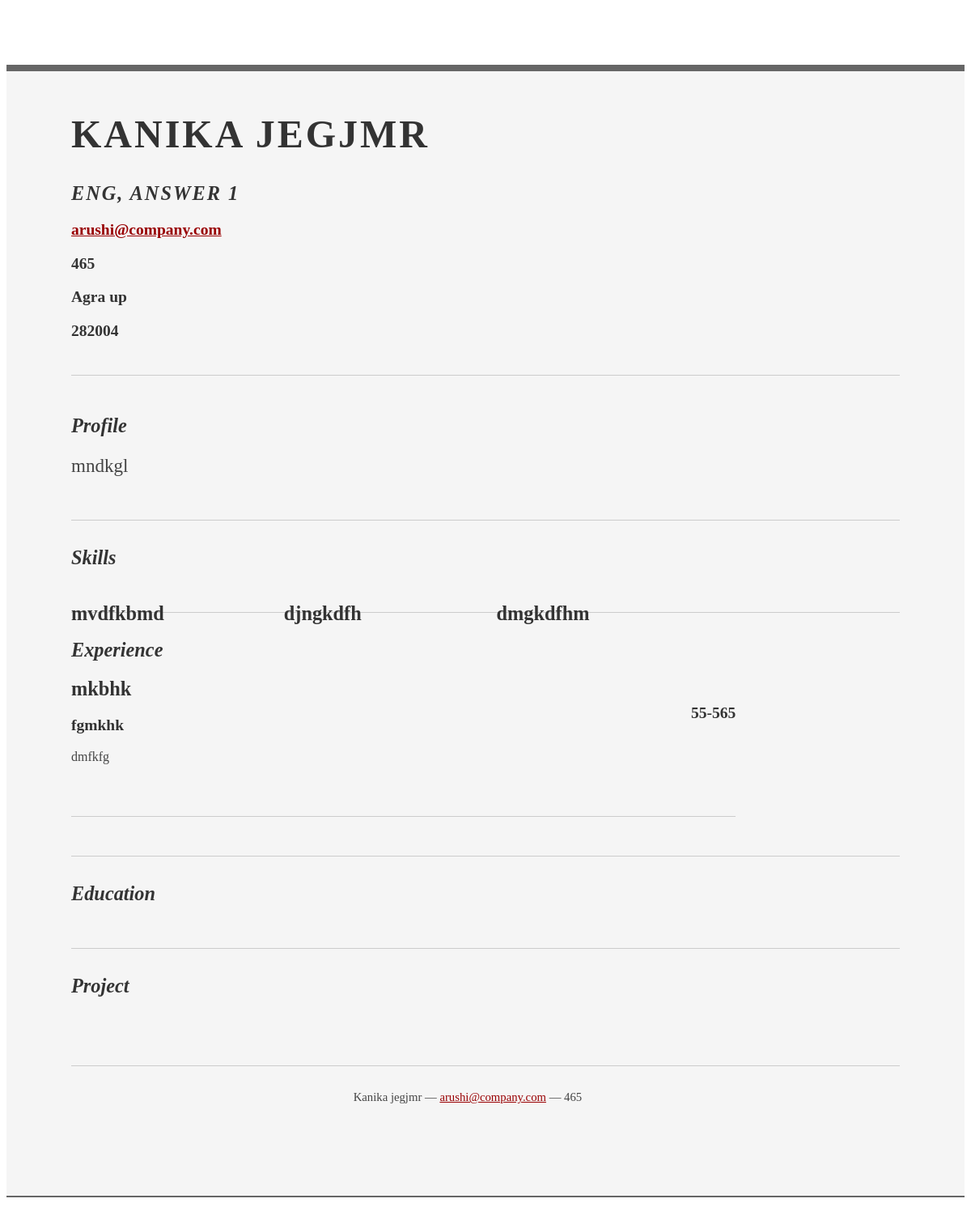
The app's page /addcv/mycv/36/1 (signed in) with its own data.
### addcv/models.py (models this page shows, shortened)
class person(models.Model):
    User = settings.AUTH_USER_MODEL
    added_by = models.ForeignKey(User,
        null=True, blank=True, on_delete=models.CASCADE)
    firstname=models.CharField(max_length=20, null=True)
    lastname=models.CharField(max_length=20, null=True)
    profession=models.CharField(max_length=20, null=True)
    title=models.CharField(max_length=20, null=True)
    city=models.CharField(max_length=30, null=True)
    state=models.CharField(max_length=30, null=True)
    pincode=models.IntegerField( null=True)
    phoneno=models.IntegerField( null=True)
    emailid=models.EmailField( null=True)
    profile=models.TextField(max_length=100, null=True)

class skill(models.Model):
    added_by = models.ForeignKey(person,
        null=True, blank=True, on_delete=models.CASCADE)
    skill1=models.CharField(max_length=40,blank=True)
    skill2 = models.CharField(max_length=40, blank=True)
    skill3=models.CharField(max_length=40,blank=True)

class experience(models.Model):
    added_by = models.ForeignKey(person,
        null=True, blank=True, on_delete=models.CASCADE)
    company=models.CharField(max_length=40)
    startingyear=models.IntegerField()
    endingyear=models.IntegerField()
    post=models.CharField(max_length=20)
    details=models.TextField(max_length=200)

### addcv/views.py (the view)
# urls.py: path('mycv/<int:person_id>/<int:my_id>', views.mycv, name='mycv'),
def mycv(request, person_id, my_id):
    current_user = request.user
    current_person = person.objects.get(added_by=current_user,id=person_id)
    cont = education.objects.filter(added_by=current_person)
    context = experience.objects.filter(added_by=current_person)
    pro = projects.objects.filter(added_by=current_person)
    ski=skill.objects.filter(added_by=current_person)
    if my_id == 1:
        return render(request, 'resumes/1/srt-resume.html', {'educations': cont, 'experiences': context,
        'projects':pro,'person':current_person,'skills':ski})

### addcv/templates/resumes/1/srt-resume.html (shortened to what this page needs)
<!DOCTYPE html PUBLIC "-//W3C//DTD XHTML 1.0 Strict//EN" "http://www.w3.org/TR/xhtml1/DTD/xhtml1-strict.dtd">
<html>
<head>
	<link rel="stylesheet" type="text/css" href="http://yui.yahooapis.com/2.7.0/build/reset-fonts-grids/reset-fonts-grids.css" media="all" />
	<link rel="stylesheet" type="text/css" href="resume.css" media="all" />
</head>
<body>
	<div id="doc2" class="yui-t7">
		<div id="inner">
			<div id="hd">
				<div class="yui-gc">
					<div class="yui-u first">
						<h1>{{person.firstname}} {{person.lastname}}</h1>
						<h2>{{person.profession}}, {{person.title}}</h2>
					</div>
					<div class="yui-u">
						<div class="contact-info">
							<h3><a href="mailto:name@yourdomain.com">{{person.emailid}}</a></h3>
							<h3>{{person.phoneno}}</h3>
							<h3>{{person.city}} {{person.state}}</h3>
							<h3>{{person.pincode}}</h3>
						</div>
					</div>
				</div>
			</div>
			<div id="bd">
				<div id="yui-main">
					<div class="yui-b">
						<div class="yui-gf">
							<div class="yui-u first">
								<h2>Profile</h2>
							</div>
							<div class="yui-u">
								<p class="enlarge">
									{{person.profile}}
								</p>
							</div>
						</div>
						<div class="yui-gf">
							<div class="yui-u first">
								<h2>Skills</h2>
							</div>
							{% for skill in skills%}
							<div class="yui-u">
								<div class="talent">
									<h2>{{skill.skill1}}</h2>
								</div>
								<div class="talent">
									<h2>{{skill.skill3}}</h2>
								</div>
								<div class="talent">
									<h2>{{skill.skill2}}</h2>
								</div>
							</div>
							{%endfor%}
						</div>
						<div class="yui-gf">
							<div class="yui-u first">
								<h2>Experience</h2>
							</div>
							<div class="yui-u">
							{%for experience in experiences%}
								<div class="job">
									<h2>{{experience.company}}</h2>
									<h3>{{experience.post}}</h3>
									<h4>{{experience.startingyear}}-{{experience.endingyear}}</h4>
									<p>{{experience.details}}</p>
								</div>
							{%endfor%}
							</div>
						</div>
						<div class="yui-gf ">
							<div class="yui-u first">
								<h2>Education</h2>
							</div>
						</div>
						<div class="yui-gf last">
							<div class="yui-u first">
								<h2>Project</h2>
							</div>
						</div>
					</div>
				</div>
			</div>
			<div id="ft">
				<p>{{person.firstname}} {{person.lastname}} &mdash; <a href="mailto:{{person.email}}">{{person.emailid}}</a> &mdash; {{person.phoneno}}</p>
			</div>
		</div>
	</div>
</body>
</html>

### addcv/templates/resumes/1/resume.css (style rules this page uses)
body { font-family: Georgia; color: #444; }
#inner { padding: 10px 80px; margin: 80px auto; background: #f5f5f5; border: solid #666; border-width: 8px 0 2px 0; }
.yui-gf { margin-bottom: 2em; padding-bottom: 2em; border-bottom: 1px solid #ccc; }
#hd { margin: 2.5em 0 3em 0; padding-bottom: 1.5em; border-bottom: 1px solid #ccc }
#hd h2 { text-transform: uppercase; letter-spacing: 2px; }
#bd, #ft { margin-bottom: 2em; }
#ft { padding: 1em 0 5em 0; font-size: 92%; border-top: 1px solid #ccc; text-align: center; }
#ft p { margin-bottom: 0; text-align: center; }
#hd h1 { font-size: 48px; text-transform: uppercase; letter-spacing: 3px; }
h2 { font-size: 152% }
h3, h4 { font-size: 122%; }
h1, h2, h3, h4 { color: #333; }
p { font-size: 100%; line-height: 18px; padding-right: 3em; }
a { color: #990003 }
p.enlarge { font-size: 144%; padding-right: 6.5em; line-height: 24px; }
.contact-info { margin-top: 7px; }
.first h2 { font-style: italic; }
.last { border-bottom: 0 }
.job { position: relative; margin-bottom: 1em; padding-bottom: 1em; border-bottom: 1px solid #ccc; }
.job h4 { position: absolute; top: 0.35em; right: 0 }
.job p { margin: 0.75em 0 3em 0; }
.last { border: none; }
.talent { width: 32%; float: left }
.talent h2 { margin-bottom: 6px; }
.yui-gf .yui-u { width:80.2%; }
.yui-gf div.first { width:12.3%; }

### addcv/templates/resumes/1/srt-resume.html (style rules this page uses)
body { font-family: Georgia; color: #444; }
#inner { padding: 10px 80px; margin: 80px auto; background: #f5f5f5; border: solid #666; border-width: 8px 0 2px 0; }
.yui-gf { margin-bottom: 2em; padding-bottom: 2em; border-bottom: 1px solid #ccc; }
#hd { margin: 2.5em 0 3em 0; padding-bottom: 1.5em; border-bottom: 1px solid #ccc }
#hd h2 { text-transform: uppercase; letter-spacing: 2px; }
#bd, #ft { margin-bottom: 2em; }
#ft { padding: 1em 0 5em 0; font-size: 92%; border-top: 1px solid #ccc; text-align: center; }
#ft p { margin-bottom: 0; text-align: center; }
#hd h1 { font-size: 48px; text-transform: uppercase; letter-spacing: 3px; }
h2 { font-size: 152% }
h3, h4 { font-size: 122%; }
h1, h2, h3, h4 { color: #333; }
p { font-size: 100%; line-height: 18px; padding-right: 3em; }
a { color: #990003 }
p.enlarge { font-size: 144%; padding-right: 6.5em; line-height: 24px; }
.contact-info { margin-top: 7px; }
.first h2 { font-style: italic; }
.last { border-bottom: 0 }
.job { position: relative; margin-bottom: 1em; padding-bottom: 1em; border-bottom: 1px solid #ccc; }
.job h4 { position: absolute; top: 0.35em; right: 0 }
.job p { margin: 0.75em 0 3em 0; }
.last { border: none; }
.talent { width: 32%; float: left }
.talent h2 { margin-bottom: 6px; }
.yui-gf .yui-u { width: 80.2%; }
.yui-gf div.first { width: 12.3%; }

### records on screen
person: firstname "KANIKA", lastname "JEGJMR", profession "ENG", title "ANSWER 1", emailid "arushi@company.com", phoneno "465", city "Agra", state "up", pincode "282004", profile "mndkgl", firstname "Kanika", lastname "jegjmr"
skill: skill1 "mvdfkbmd", skill3 "djngkdfh", skill2 "dmgkdfhm"
experience: company "mkbhk", post "fgmkhk", startingyear "55", endingyear "565", details "dmfkfg"
